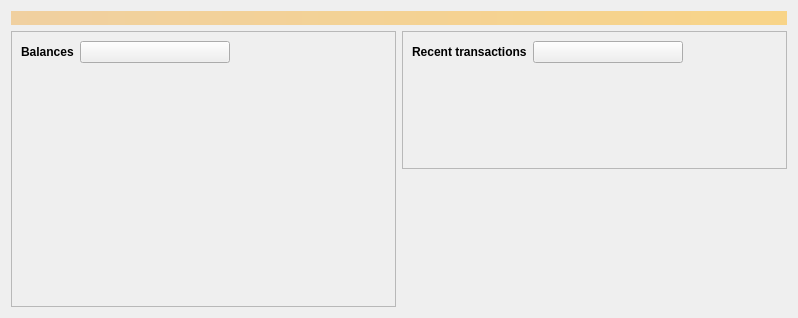
<?xml version="1.0" encoding="UTF-8"?>
<ui version="4.0">
 <class>OverviewPage</class>
 <widget class="QWidget" name="OverviewPage">
  <property name="geometry">
   <rect>
    <x>0</x>
    <y>0</y>
    <width>798</width>
    <height>318</height>
   </rect>
  </property>
  <property name="windowTitle">
   <string>Form</string>
  </property>
  <layout class="QVBoxLayout" name="topLayout">
   <item>
    <widget class="QLabel" name="labelAlerts">
     <property name="visible">
      <bool>false</bool>
     </property>
     <property name="styleSheet">
      <string notr="true">QLabel { background-color: qlineargradient(x1: 0, y1: 0, x2: 1, y2: 0, stop:0 #F0D0A0, stop:1 #F8D488); color:#000000; }</string>
     </property>
     <property name="wordWrap">
      <bool>true</bool>
     </property>
     <property name="margin">
      <number>3</number>
     </property>
     <property name="textInteractionFlags">
      <set>Qt::TextSelectableByMouse</set>
     </property>
    </widget>
   </item>
   <item>
    <layout class="QHBoxLayout" name="horizontalLayout" stretch="1,1">
     <item>
      <layout class="QVBoxLayout" name="verticalLayout_2">
       <item>
        <widget class="QFrame" name="frame">
         <property name="frameShape">
          <enum>QFrame::StyledPanel</enum>
         </property>
         <property name="frameShadow">
          <enum>QFrame::Raised</enum>
         </property>
         <layout class="QVBoxLayout" name="verticalLayout_4">
          <item>
           <layout class="QHBoxLayout" name="horizontalLayout_4">
            <item>
             <widget class="QLabel" name="label_5">
              <property name="font">
               <font>
                <weight>75</weight>
                <bold>true</bold>
               </font>
              </property>
              <property name="text">
               <string>Balances</string>
              </property>
             </widget>
            </item>
            <item>
             <widget class="QPushButton" name="labelWalletStatus">
              <property name="enabled">
               <bool>true</bool>
              </property>
              <property name="minimumSize">
               <size>
                <width>150</width>
                <height>0</height>
               </size>
              </property>
              <property name="maximumSize">
               <size>
                <width>45</width>
                <height>16777215</height>
               </size>
              </property>
              <property name="toolTip">
               <string>The displayed information may be out of date. Your wallet automatically synchronizes with the Bitcoin network after a connection is established, but this process has not completed yet.</string>
              </property>
              <property name="styleSheet">
               <string notr="true">text-align: left</string>
              </property>
              <property name="text">
               <string/>
              </property>
              <property name="icon">
               <iconset>
                <normaloff>:/icons/warning</normaloff>
                <disabledoff>:/icons/warning</disabledoff>:/icons/warning</iconset>
              </property>
              <property name="iconSize">
               <size>
                <width>24</width>
                <height>24</height>
               </size>
              </property>
             </widget>
            </item>
            <item>
             <spacer name="horizontalSpacer_3">
              <property name="orientation">
               <enum>Qt::Horizontal</enum>
              </property>
              <property name="sizeHint" stdset="0">
               <size>
                <width>40</width>
                <height>20</height>
               </size>
              </property>
             </spacer>
            </item>
           </layout>
          </item>
          <item>
           <widget class="QListWidget" name="overviewLW">
            <property name="focusPolicy">
             <enum>Qt::NoFocus</enum>
            </property>
            <property name="styleSheet">
             <string notr="true">QListWidget { background-color:transparent }</string>
            </property>
            <property name="frameShape">
             <enum>QFrame::NoFrame</enum>
            </property>
            <property name="frameShadow">
             <enum>QFrame::Plain</enum>
            </property>
            <property name="selectionMode">
             <enum>QAbstractItemView::NoSelection</enum>
            </property>
           </widget>
          </item>
         </layout>
        </widget>
       </item>
      </layout>
     </item>
     <item>
      <layout class="QVBoxLayout" name="verticalLayout_3">
       <item>
        <widget class="QFrame" name="frame_2">
         <property name="frameShape">
          <enum>QFrame::StyledPanel</enum>
         </property>
         <property name="frameShadow">
          <enum>QFrame::Raised</enum>
         </property>
         <layout class="QVBoxLayout" name="verticalLayout">
          <item>
           <layout class="QHBoxLayout" name="horizontalLayout_2">
            <item>
             <widget class="QLabel" name="label_4">
              <property name="font">
               <font>
                <weight>75</weight>
                <bold>true</bold>
               </font>
              </property>
              <property name="text">
               <string>Recent transactions</string>
              </property>
             </widget>
            </item>
            <item>
             <widget class="QPushButton" name="labelTransactionsStatus">
              <property name="enabled">
               <bool>true</bool>
              </property>
              <property name="minimumSize">
               <size>
                <width>150</width>
                <height>0</height>
               </size>
              </property>
              <property name="maximumSize">
               <size>
                <width>45</width>
                <height>16777215</height>
               </size>
              </property>
              <property name="toolTip">
               <string>The displayed information may be out of date. Your wallet automatically synchronizes with the Bitcoin network after a connection is established, but this process has not completed yet.</string>
              </property>
              <property name="styleSheet">
               <string notr="true">text-align:left;</string>
              </property>
              <property name="text">
               <string/>
              </property>
              <property name="icon">
               <iconset>
                <normaloff>:/icons/warning</normaloff>
                <disabledoff>:/icons/warning</disabledoff>:/icons/warning</iconset>
              </property>
              <property name="iconSize">
               <size>
                <width>24</width>
                <height>24</height>
               </size>
              </property>
             </widget>
            </item>
            <item>
             <spacer name="horizontalSpacer">
              <property name="orientation">
               <enum>Qt::Horizontal</enum>
              </property>
              <property name="sizeHint" stdset="0">
               <size>
                <width>40</width>
                <height>20</height>
               </size>
              </property>
             </spacer>
            </item>
           </layout>
          </item>
          <item>
           <widget class="TransactionOverviewWidget" name="listTransactions">
            <property name="styleSheet">
             <string notr="true">QListView { background: transparent; }</string>
            </property>
            <property name="frameShape">
             <enum>QFrame::NoFrame</enum>
            </property>
            <property name="verticalScrollBarPolicy">
             <enum>Qt::ScrollBarAlwaysOff</enum>
            </property>
            <property name="horizontalScrollBarPolicy">
             <enum>Qt::ScrollBarAlwaysOff</enum>
            </property>
            <property name="sizeAdjustPolicy">
             <enum>QAbstractScrollArea::AdjustToContents</enum>
            </property>
            <property name="selectionMode">
             <enum>QAbstractItemView::NoSelection</enum>
            </property>
            <property name="uniformItemSizes">
             <bool>true</bool>
            </property>
           </widget>
          </item>
         </layout>
        </widget>
       </item>
       <item>
        <spacer name="verticalSpacer_2">
         <property name="orientation">
          <enum>Qt::Vertical</enum>
         </property>
         <property name="sizeHint" stdset="0">
          <size>
           <width>20</width>
           <height>40</height>
          </size>
         </property>
        </spacer>
       </item>
      </layout>
     </item>
    </layout>
   </item>
  </layout>
 </widget>
 <customwidgets>
  <customwidget>
   <class>TransactionOverviewWidget</class>
   <extends>QListView</extends>
   <header>qt/transactionoverviewwidget.h</header>
  </customwidget>
 </customwidgets>
 <resources/>
 <connections/>
</ui>
